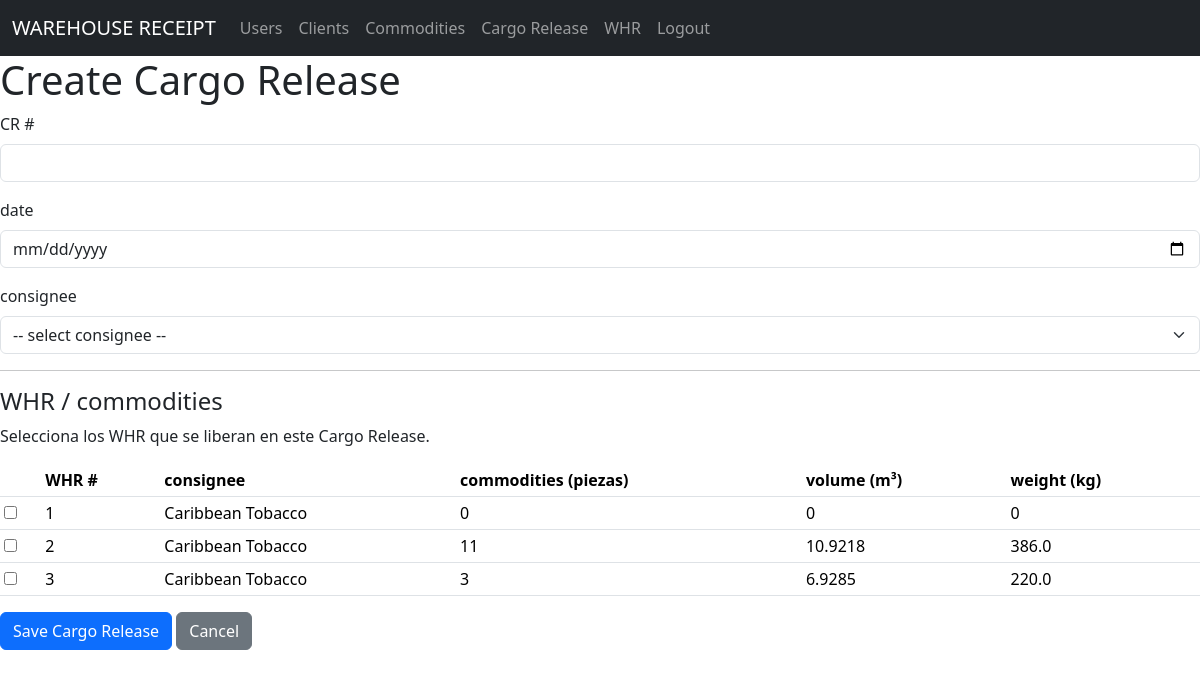
Page /cr/create (signed in) on the committed database.
### models/whr_model.py (models this page shows, shortened)
class WHR(db.Model):
    __tablename__ = "whrs"
    id          = db.Column(db.Integer, primary_key=True)
    whr_number  = db.Column(db.String(50), nullable=False, unique=True)
    date        = db.Column(db.Date, nullable=False)
    mbl         = db.Column(db.String(50))
    hbl         = db.Column(db.String(50))
    shipper_id   = db.Column(db.Integer, db.ForeignKey('clients.id'), nullable=False)
    consignee_id = db.Column(db.Integer, db.ForeignKey('clients.id'), nullable=False)
    shipper   = db.relationship('Client', foreign_keys=[shipper_id])
    consignee = db.relationship('Client', foreign_keys=[consignee_id])
    mode_of_transportation = db.Column(db.String(50), nullable=False)
    origin      = db.Column(db.String(100), nullable=False)
    destination = db.Column(db.String(100), nullable=False)
    commodities = db.relationship(
        "Commodity",
        back_populates="whr",
        cascade="all, delete-orphan"
    )
    @property
    def total_pieces(self):
        from models.commodity_model import Commodity
        return sum(
            c.pieces
            for c in self.commodities
            if c.status == Commodity.STATUS_ON_HAND
        )
    @property
    def total_weight(self):
        from models.commodity_model import Commodity
        return sum(
            float(c.weight)
            for c in self.commodities
            if c.status == Commodity.STATUS_ON_HAND
        )
    @property
    def total_volume(self):
        from models.commodity_model import Commodity
        return sum(
            float(c.volume)
            for c in self.commodities
            if c.status == Commodity.STATUS_ON_HAND
        )
    @staticmethod
    def get_all():
        return WHR.query.all()
    def delete(self):
        db.session.delete(self)
        db.session.commit()

### models/client_model.py (models this page shows, shortened)
class Client(db.Model):
    __tablename__="clients"
    id=db.Column(db.Integer, primary_key=True)
    name=db.Column(db.String(80),nullable=False)
    email=db.Column(db.String(100),nullable=False)
    address=db.Column(db.String(100),nullable=False)
    phone=db.Column(db.String(20),nullable=False)
    @staticmethod
    def get_all():
        return Client.query.all()

### models/commodity_model.py (models this page shows, shortened)
class Commodity(db.Model):
    __tablename__ = "commodities"
    STATUS_ON_HAND   = 0
    STATUS_RELEASED  = 1
    id           = db.Column(db.Integer, primary_key=True)
    description  = db.Column(db.String(120), nullable=False)
    package_type = db.Column(db.String(120), nullable=False)
    pieces       = db.Column(db.Integer, nullable=False)
    length       = db.Column(db.Float(11, 2), nullable=False)
    width        = db.Column(db.Float(11, 2), nullable=False)
    height       = db.Column(db.Float(11, 2), nullable=False)
    unit         = db.Column(db.String(20), nullable=False)         # unidad de las dimensiones
    weight       = db.Column(db.Float(11, 2), nullable=False)       # siempre en kg
    weight_unit  = db.Column(db.String(5), nullable=False, default="kg")  # 'kg' o 'lb'
    volume       = db.Column(db.Float(11, 4), nullable=False)       # siempre en m³
    volume_unit  = db.Column(db.String(5), nullable=False, default="m3")  # 'm3','cm3','ft3','in3'
    status       = db.Column(db.Integer, nullable=False, default=STATUS_ON_HAND)
    whr_id = db.Column(db.Integer, db.ForeignKey('whrs.id'), nullable=True)
    whr    = db.relationship('WHR', back_populates='commodities')

### controllers/cr_controller.py (the view, shortened to what this page needs)
@cr_bp.route("/create", methods=["GET", "POST"])
@login_required
def create():
    clients = Client.get_all()
    whrs    = WHR.get_all()
    return cr_view.create(clients, whrs)

### run.py (called while the page is built)
@app.context_processor
def inject_active_path():
    def is_active(path):
        return 'active' if request.path == path else ''
    return dict(
        is_active=is_active,
        logged_in=('user_id' in session),
        current_user=session.get('username')
    )

### views/cr_view.py (called while the page is built)
def create(clients, whrs):
    return render_template("cr/create.html", clients=clients, whrs=whrs)

### templates/cr/create.html (shortened to what this page needs)
{% extends 'base.html' %}
{% block content %}
<h1>Create Cargo Release</h1>
<form action="{{ url_for('cr.create') }}" method="POST">
  <div class="mb-3">
    <label class="form-label">CR #</label>
    <input type="text" class="form-control" name="cr_number" required>
  </div>
  <div class="mb-3">
    <label class="form-label">date</label>
    <input type="date" class="form-control" name="date" required>
  </div>
  <div class="mb-3">
    <label class="form-label">consignee</label>
    <select name="consignee_id" class="form-select" required>
      <option value="">-- select consignee --</option>
    </select>
  </div>
  <hr>
  <h4>WHR / commodities</h4>
  <p>Selecciona los WHR que se liberan en este Cargo Release.</p>
  <table class="table table-sm">
    <thead>
      <tr>
        <th></th>
        <th>WHR #</th>
        <th>consignee</th>
        <th>commodities (piezas)</th>
        <th>volume (m³)</th>
        <th>weight (kg)</th>
      </tr>
    </thead>
    <tbody>
      {% for w in whrs %}
      <tr>
        <td>
          <input type="checkbox" name="whr_ids" value="{{ w.id }}">
        </td>
        <td>{{ w.whr_number }}</td>
        <td>{{ w.consignee.name }}</td>
        <td>{{ w.total_pieces }}</td>
        <td>{{ w.total_volume | round(4) }}</td>
        <td>{{ w.total_weight | round(2) }}</td>
      </tr>
      {% endfor %}
    </tbody>
  </table>
  <button type="submit" class="btn btn-primary">Save Cargo Release</button>
  <a href="{{ url_for('cr.index') }}" class="btn btn-secondary">Cancel</a>
</form>
{% endblock %}

### rows in the picture
WHR: whr_number "1", consignee.name "Caribbean Tobacco", total_pieces "0", total_volume "0", total_weight "0"
WHR: whr_number "2", consignee.name "Caribbean Tobacco", total_pieces "11", total_volume "10.9218", total_weight "386.0"
WHR: whr_number "3", consignee.name "Caribbean Tobacco", total_pieces "3", total_volume "6.9285", total_weight "220.0"
